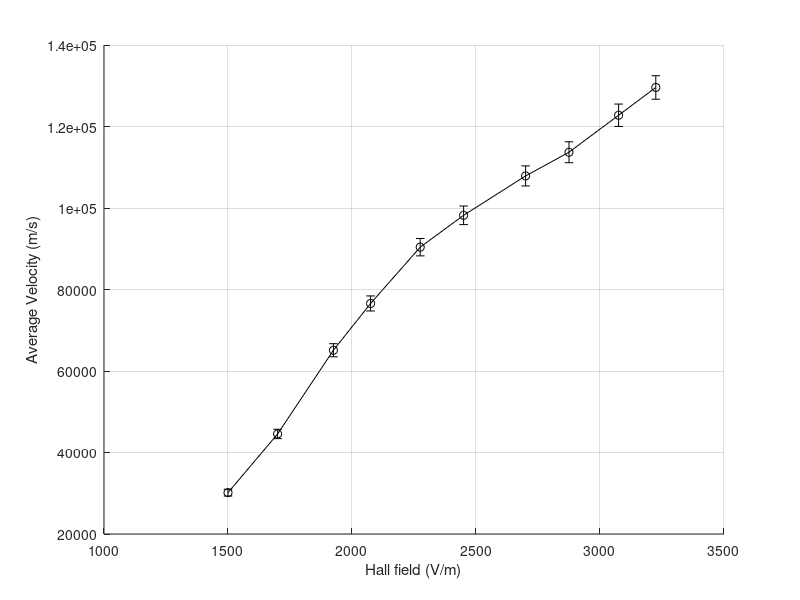

Write MATLAB code to recreate this figure. (Note: this script raises an error after producing the figure.)
%% Data

k=1.38e-23;
emass=9.10938356e-31; %kilograms
echarge=1.60217662e-19; % coluombs

B_field1=[ 7.5 12.56 20.78 26.35 34.1 39.9 48.3 54.2 62.6 69.3];
B_field2=[ 7.81 13.6 21.15 26.67 34.4 40.2 48.7 54.5 62.8 68.5];
B_field3=[ 7.6 12.62 21 26.45 34.4 40 48.8 54.5 63 68.6];
B_field4=[ 7.93 12.89 21.09 26.7 34.9 40.5 49 54.9 63.2 68.9];
B_field5=[ 7.52 12.79 21.09 26.6 35 40.5 49.1 55 63.3 69.1];
B_field6=[ 7.69 12.94 21.15 26.75 34.8 40.3 49.2 54.8 63.2 69.1];

V_H_P1=[ 6 6.8 7.7 8.3 9.1 9.8 10.8 11.5 12.3 12.9]; % hall voltage between probe 1 and 2 for pressure 1
V_H_P2=[ 6.5 7.1 7.8 8.2 9 9.7 10.5 11.1 11.8 12.2]; % hall voltage between probe 1 and 2 for pressure 2
V_H_P3=[ 5.8 6.3 7.2 7.6 8.2 8.8 9.4 10 10.7 11.2]; % hall voltage between probe 1 and 2 for pressure 3
V_H_P4=[ 5.1 5.7 6.3 6.8 7.4 7.9 8.7 9.2 9.7 10]; % hall voltage between probe 1 and 2 for pressure 4
V_H_P5=[ 4.4 4.8 5.3 5.8 6.4 6.8 7.4 7.9 8.5 8.9]; % hall voltage between probe 1 and 2 for pressure 5
V_H_P6=[ 4.1 4.5 4.9 5.4 5.9 6.4 7.1 7.6 8.2 8.6]; % hall voltage between probe 1 and 2 for pressure 6

E_H_P1=1/(0.004)*V_H_P1; % Hall Field for pressure 1
E_H_P2=1/(0.004)*V_H_P2; % Hall Field for pressure 2
E_H_P3=1/(0.004)*V_H_P3; % Hall Field for pressure 3
E_H_P4=1/(0.004)*V_H_P4; % Hall Field for pressure 4
E_H_P5=1/(0.004)*V_H_P5; % Hall Field for pressure 5
E_H_P6=1/(0.004)*V_H_P6; % Hall Field for pressure 6
I_d1=2.08*0.001*ones(1,10);
I_d2=1.83*0.001*ones(1,10);
I_d3=1.56*0.001*ones(1,10);
I_d4=1.25*0.001*ones(1,10);
I_d5=0.98*0.001*ones(1,10);
I_d6=0.72*0.001*ones(1,10);

V_O_P1=48*ones(1,10);
V_O_P2=54*ones(1,10);
V_O_P3=58*ones(1,10);
V_O_P4=63*ones(1,10);
V_O_P5=60*ones(1,10);
V_O_P6=68*ones(1,10);

echarge=1.60217662e-19 % coluombs
emass=9.10938356e-31 %kilograms

v1=[];
 for i=1:length(B_field1)
     z = (0.004*echarge*B_field1(i)*0.001*V_O_P1(i))/(0.075*emass*V_H_P1(i))
     v1= [v1; z];
 end
v1

 v2=[];
 for i=1:length(B_field2)
     z = (0.004*echarge*B_field2(i)*0.001*V_O_P2(i))/(0.075*emass*V_H_P2(i))
     v2= [v2; z];
 end
v2

 v3=[];
 for i=1:length(B_field3)
     z = (0.004*echarge*B_field3(i)*0.001*V_O_P3(i))/(0.075*emass*V_H_P3(i))
     v3= [v3; z];
 end
v3

 v4=[];
 for i=1:length(B_field4)
     z = (0.004*echarge*B_field4(i)*0.001*V_O_P4(i))/(0.075*emass*V_H_P4(i))
     v4= [v4; z];
 end
v4

 v5=[];
 for i=1:length(B_field5)
     z = (0.004*echarge*B_field5(i)*0.001*V_O_P5(i))/(0.075*emass*V_H_P5(i))
     v5= [v5; z];
 end
v5

 v6=[];
 for i=1:length(B_field6)
     z = (0.004*echarge*B_field6(i)*0.001*V_O_P6(i))/(0.075*emass*V_H_P6(i))
     v6= [v6; z];
 end
v6

errb1=[];
 for i=1:length(B_field1)
     z = (0.004*echarge*0.001)/(0.075*emass)*abs(B_field1(i)*V_O_P1(i)/V_H_P1(i))*sqrt((0.1^2)/(B_field1(i))^2+(4)/(V_O_P1(i))^2+(0.2)^2/(V_H_P1(i))^2)
     errb1= [errb1; z];
    
 end
errb1

errb2=[];
 for i=1:length(B_field2)
     z = (0.004*echarge*0.001)/(0.075*emass)*abs(B_field2(i)*V_O_P2(i)/V_H_P2(i))*sqrt((0.1^2)/(B_field2(i))^2+(4)/(V_O_P2(i))^2+(0.2)^2/(V_H_P2(i))^2)
     errb2= [errb2; z];
    
 end
errb2

errb3=[];
 for i=1:length(B_field3)
     z = (0.004*echarge*0.001)/(0.075*emass)*abs(B_field3(i)*V_O_P3(i)/V_H_P3(i))*sqrt((0.1^2)/(B_field3(i))^2+(4)/(V_O_P3(i))^2+(0.2)^2/(V_H_P3(i))^2)
     errb3= [errb3; z];
    
 end
errb3

errb4=[];
 for i=1:length(B_field4)
     z = (0.004*echarge*0.001)/(0.075*emass)*abs(B_field4(i)*V_O_P4(i)/V_H_P4(i))*sqrt((0.1^2)/(B_field4(i))^2+(4)/(V_O_P4(i))^2+(0.2)^2/(V_H_P4(i))^2)
     errb4= [errb4; z];
    
 end
errb4

errb5=[];
 for i=1:length(B_field5)
     z = (0.004*echarge*0.001)/(0.075*emass)*abs(B_field5(i)*V_O_P5(i)/V_H_P5(i))*sqrt((0.1^2)/(B_field5(i))^2+(4)/(V_O_P5(i))^2+(0.2)^2/(V_H_P5(i))^2)
     errb5= [errb5; z];
    
 end
errb5

errb6=[];
 for i=1:length(B_field6)
     z = (0.004*echarge*0.001)/(0.075*emass)*abs(B_field6(i)*V_O_P6(i)/V_H_P6(i))*sqrt((0.1^2)/(B_field6(i))^2+(4)/(V_O_P6(i))^2+(0.2)^2/(V_H_P6(i))^2)
     errb6= [errb6; z];
    
 end
errb6

%%
averagev1=[];
 for i=1:length(B_field1)
     z = v1(i)*k*295/(3.8e-20*15)/133.32
     averagev1= [averagev1; z];
 end
averagev1

averagev2=[];
 for i=1:length(B_field2)
     z = v2(i)*k*295/(3.8e-20*18)/133.322
     averagev2= [averagev2; z];
 end
averagev2

averagev3=[];
 for i=1:length(B_field3)
     z = v3(i)*k*295/(3.8e-20*21)/133.322
     averagev3= [averagev3; z];
 end
averagev3

averagev4=[];
 for i=1:length(B_field4)
     z = v4(i)*k*295/(3.8e-20*24)/133.322
     averagev4= [averagev4; z];
 end
averagev4

averagev5=[];
 for i=1:length(B_field5)
     z = v5(i)*k*295/(3.8e-20*27)/133.322
     averagev5= [averagev5; z];
 end
averagev5

averagev6=[];
 for i=1:length(B_field6)
     z = v6(i)*k*295/(3.8e-20*30)/133.322
     averagev6= [averagev6; z];
 end
averagev6

%% errors
 err1=[];
 for i=1:length(B_field1)
     z = k*295/(3.8e-20*30)/133.322*errb1(i)
     err1= [err1; z];
    
 end
err1

err2=[];
 for i=1:length(B_field2)
     z = k*295/(3.8e-20*30)/133.322*errb2(i)
     err2= [err2; z];
    
 end
err2

err3=[];
 for i=1:length(B_field3)
     z = k*295/(3.8e-20*30)/133.322*errb3(i)
     err3= [err3; z];
    
 end
err3

err4=[];
 for i=1:length(B_field4)
     z = k*295/(3.8e-20*30)/133.322*errb4(i)
     err4= [err4; z];
    
 end
err4

err5=[];
 for i=1:length(B_field5)
     z = k*295/(3.8e-20*30)/133.322*errb5(i)
     err5= [err5; z];
    
 end
err5

err6=[];
 for i=1:length(B_field6)
     z = k*295/(3.8e-20*30)/133.322*errb6(i)
     err6= [err6; z];
    
 end
err6

%%
figure(1)
grid on
xlabel('Hall field (V/m)');
ylabel('Average Velocity (m/s)');
hold on
errorbar(E_H_P1,averagev1,err1,'-ko','MarkerSize', 7)
errorbar(E_H_P2,averagev2,err2,'-k*','MarkerSize', 7)
errorbar(E_H_P3,averagev3,err3,'-kx','MarkerSize', 7)
errorbar(E_H_P4,averagev4,err4,'-ks','MarkerSize', 7)
errorbar(E_H_P5,averagev5,err5,'-k^','MarkerSize', 7)
errorbar(E_H_P6,averagev6,err6,'-kp','MarkerSize', 7)
legend('15 torr', '18 torr', '21 torr', '24 torr', '27 torr', '30 torr', 'Location','NorthWest')
title('Electron Average Velocity vs Hall Field')
hold off


%% electron temperature
T1=[];
 for i=1:length(B_field1)
     z = 1.5*emass/k*averagev1(i)^2*3*pi/8
     T1= [T1; z];
 end
T1

T2=[];
 for i=1:length(B_field2)
     z = 1.5*emass/k*averagev2(i)^2*3*pi/8
     T2= [T2; z];
 end
T2

T3=[];
 for i=1:length(B_field3)
     z = 1.5*emass/k*averagev3(i)^2*3*pi/8
     T3= [T3; z];
 end
T3

T4=[];
 for i=1:length(B_field4)
     z = 1.5*emass/k*averagev4(i)^2*3*pi/8
     T4= [T4; z];
 end
T4

T5=[];
 for i=1:length(B_field5)
     z = 1.5*emass/k*averagev5(i)^2*3*pi/8
     T5= [T5; z];
 end
T5

T6=[];
 for i=1:length(B_field6)
     z = 1.5*emass/k*averagev6(i)^2*3*pi/8
     T6= [T6; z];
 end
T6

%% errors
 erra1=[];
 for i=1:length(B_field1)
     z = 1.5*emass/k*abs(averagev1(i)^2)*sqrt(2*(err1(i))^2/(averagev1(i)^2))
     erra1= [erra1; z];
    
 end
erra1

erra2=[];
 for i=1:length(B_field2)
     z = 1.5*emass/k*abs(averagev2(i)^2)*sqrt(2*(err1(i))^2/(averagev2(i)^2))
     erra2= [erra2; z];
    
 end
erra2

erra3=[];
 for i=1:length(B_field3)
     z = 1.5*emass/k*abs(averagev3(i)^2)*sqrt(2*(err1(i))^2/(averagev3(i)^2))
     erra3= [erra3; z];
    
 end
erra3

erra4=[];
 for i=1:length(B_field4)
     z = 1.5*emass/k*abs(averagev4(i)^2)*sqrt(2*(err1(i))^2/(averagev4(i)^2))
     erra4= [erra4; z];
    
 end
erra4

erra5=[];
 for i=1:length(B_field5)
     z = 1.5*emass/k*abs(averagev5(i)^2)*sqrt(2*(err1(i))^2/(averagev5(i)^2))
     erra5= [erra5; z];
    
 end
erra5

erra6=[];
 for i=1:length(B_field6)
     z = 1.5*emass/k*abs(averagev6(i)^2)*sqrt(2*(err1(i))^2/(averagev6(i)^2))
     erra6= [erra6; z];
    
 end
erra6

%%
figure(2)
grid on
xlabel('Hall field (V/m)');
ylabel('Electron temperature (K)');
hold on
errorbar(E_H_P1,T1,erra1,'-ko')
errorbar(E_H_P2,T2,erra2,'-k*')
errorbar(E_H_P3,T3,erra3,'-kx')
errorbar(E_H_P4,T4,erra4,'-ks')
errorbar(E_H_P5,T5,erra5,'-k^')
errorbar(E_H_P6,T6,erra6,'-kp')
legend('15 torr', '18 torr', '21 torr', '24 torr', '27 torr', '30 torr', 'Location','NorthWest')
title('Electron Temperature vs Hall Field')
hold off

%% mean electron energy
m1=[];
 for i=1:length(B_field1)
     z = 1.5*k*T1(i)/(1.60218e-19)
     m1= [m1; z];
 end
m1

m2=[];
 for i=1:length(B_field2)
     z = 1.5*k*T1(i)/(1.60218e-19)
     m2= [m2; z];
 end
m2

m3=[];
 for i=1:length(B_field3)
     z = 1.5*k*T1(i)/(1.60218e-19)
     m3= [m3; z];
 end
m3

m4=[];
 for i=1:length(B_field4)
     z = 1.5*k*T1(i)/(1.60218e-19)
     m4= [m4; z];
 end
m4

m5=[];
 for i=1:length(B_field5)
     z = 1.5*k*T1(i)/(1.60218e-19)
     m5= [m5; z];
 end
m5

m6=[];
 for i=1:length(B_field6)
     z = 1.5*k*T1(i)/(1.60218e-19)
     m6= [m6; z];
 end
m6

%% errors
 errc1=[];
 for i=1:length(B_field1)
     z = 1.5*k/(1.60218e-19)*erra1(i)
     errc1= [errc1; z];
    
 end
errc1

errc2=[];
 for i=1:length(B_field2)
     z = 1.5*k/(1.60218e-19)*erra2(i)
     errc2= [errc2; z];
    
 end
errc2

errc3=[];
 for i=1:length(B_field3)
     z = 1.5*k/(1.60218e-19)*erra3(i)
     errc3= [errc3; z];
    
 end
errc3

errc4=[];
 for i=1:length(B_field4)
     z = 1.5*k/(1.60218e-19)*erra4(i)
     errc4= [errc4; z];
    
 end
errc4

errc5=[];
 for i=1:length(B_field5)
     z = 1.5*k/(1.60218e-19)*erra5(i)
     errc5= [errc5; z];
    
 end
errc5

errc6=[];
 for i=1:length(B_field6)
     z = 1.5*k/(1.60218e-19)*erra6(i)
     errc6= [errc6; z];
    
 end
errc6

%%
figure(3)
grid on
xlabel('Hall field (V/m)');
ylabel('Mean Electron Energy (eV)');
hold on
errorbar(E_H_P1,m1,errc1,'-ko')
errorbar(E_H_P2,m2,errc2,'-k*')
errorbar(E_H_P3,m3,errc3,'-kx')
errorbar(E_H_P4,m4,errc4,'-ks')
errorbar(E_H_P5,m5,errc5,'-k^')
errorbar(E_H_P6,m6,errc6,'-kp')
legend('15 torr', '18 torr', '21 torr', '24 torr', '27 torr', '30 torr', 'Location','NorthWest')
title('Mean Electron Energy vs Hall Field')
hold off